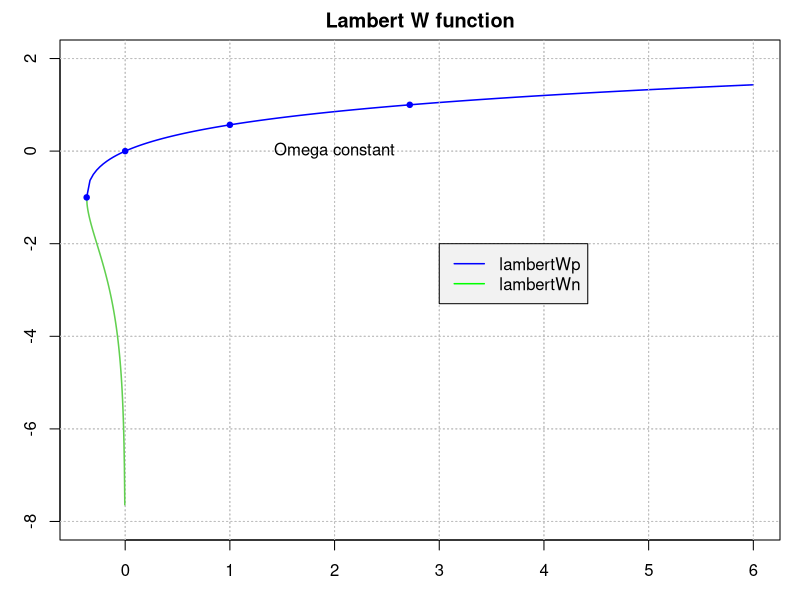
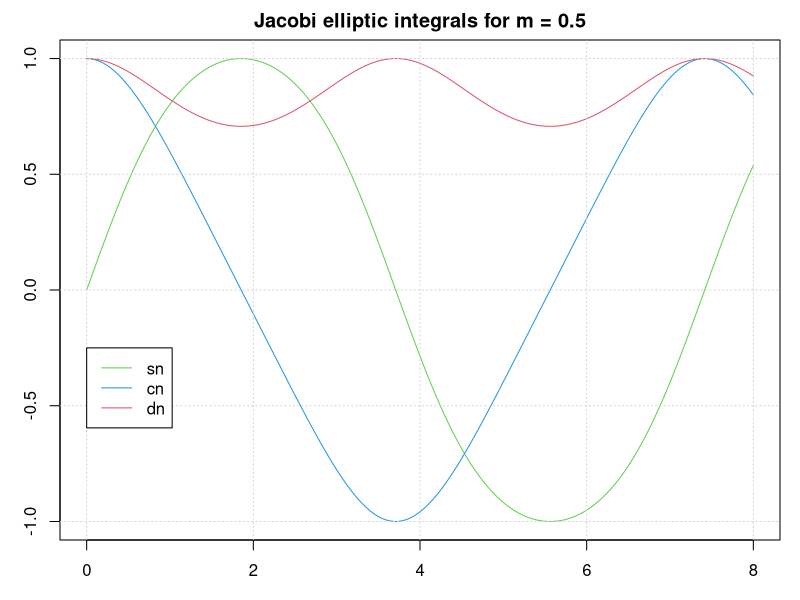
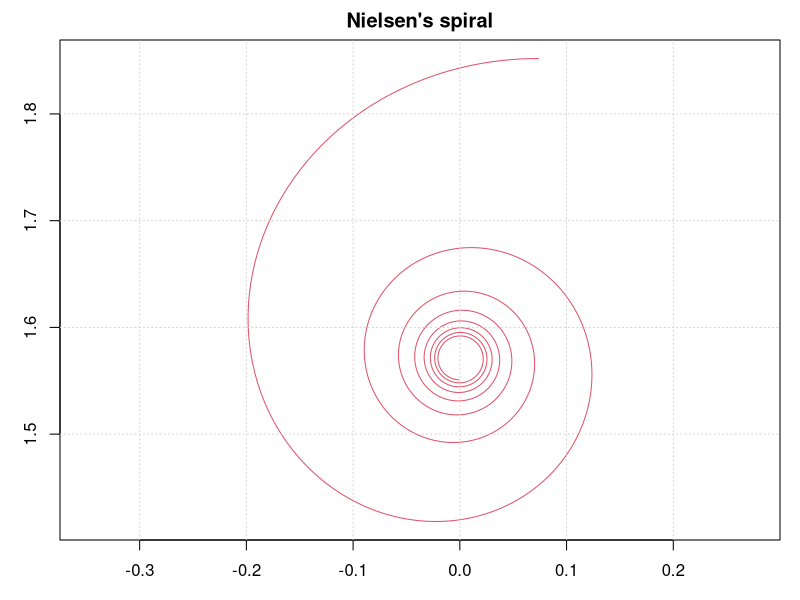
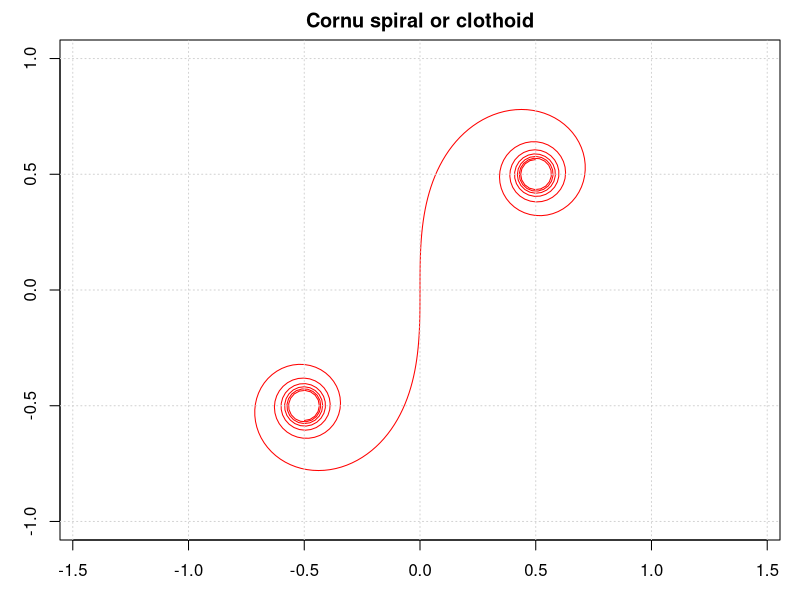
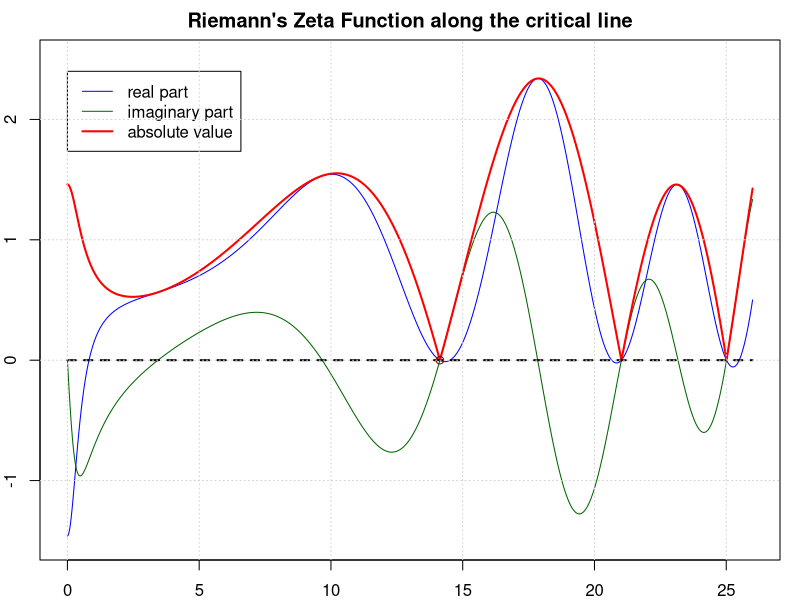

Write the R code that produced these figures, in order.
## ---- chunk 1
library(pracma)
sin(pi); sind(180)
## ---- chunk 2
z <- 1 + 1i
gammaz(1-z) * gammaz(z)  # == pi/sin(pi*z)
## ---- chunk 3
gammainc(1.5, 2.0)
## ---- chunk 4
par(mar = c(3, 3, 2, 1))
pracma::ezplot(pracma::lambertWp, -1/exp(1), 6, 
       col = "blue", n = 201, lwd = 1.5,
       ylim = c(-8, 2.0), main = "Lambert W function")
pracma::ezplot(pracma::lambertWn, -1/exp(1), 0, 
               col = 3, lwd = 1.5, add = TRUE)
points(c(-1/exp(1), 0, 1, exp(1)), c(-1, 0, lambertWp(1), 1), 
       pch = 20, col = "blue", lwd = 1.5)

text(2.0, 0.0, "Omega constant")
legend(x = 3, y = -2, bg = "grey95", 
       col = c("blue", "green"), lty = 1, lwd = 1.5, 
       legend = c("lambertWp", "lambertWn"))
## ---- chunk 5
omega = pracma::lambertWp(1.0)
print(omega, digits = 16)
## ---- chunk 6
e = sqrt(1 - 0.5^2/1^2)  # ellipsis with axes 1, 1/2
ellipke(e)
## ---- chunk 7
cat("circumference(1.0, 0.5) =", 4 * 1.0 * ellipke(e)$e)
## ---- chunk 8
par(mar = c(3,3,2,1))
u = seq(0, 8, by = 0.05)
m = 0.5
je = ellipj(u, m)
plot(u, je$sn, type = 'l', col = 3,
     main = "Jacobi elliptic integrals for m = 0.5")
lines(u, je$cn, col = 4)
lines(u, je$dn, col = 2)
grid()
legend(0,-0.25, c("sn", "cn", "dn"), col = c(3,4,2), lty = 1)
## ---- chunk 9
par(mar = c(3, 3, 2, 1))
t = seq(pi, 16*pi, by = 0.025)
xs = 1 * Si(t); ys = 1 * Ci(t)
plot(ys, xs, type = 'l', col = 2, asp = 1,
     xlab = "", ylab = "", main = "Nielsen's spiral")
grid()
## ---- chunk 10
par(mar = c(3, 3, 2, 1))
xs <- seq(0, 5.0, by = 0.025)
ys <- fresnelS(xs); yc <- fresnelC(xs)
plot(c(-1, 1), c(-1, 1), type = "n", asp = 1,
    xlab = "", ylab = "", main = "Cornu spiral or clothoid")
lines(ys, yc, col = "red")
lines(-ys, -yc, col = "red")
grid()
## ---- chunk 11
f = function(x) abs(zeta(0.5+x*1i))
z1 = newtonRaphson(f, 12, maxiter = 1000, tol = 1e-16)$root
print(z1, digits=16)
## ---- chunk 12
x <- seq(0, 26, len=1001)
z <- 0.5 + x*1i
fr <- Re(zeta(z))
fi <- Im(zeta(z))
fa <- abs(zeta(z))
par(mar = c(2,2,2,1))
plot(x, fa, type="n", xlim = c(0, 26), ylim = c(-1.5, 2.5),
     xlab = "Imaginary part (on critical line)", ylab = "Function value",
     main = "Riemann's Zeta Function along the critical line")
lines(x, fr, col="blue")
lines(x, fi, col="darkgreen")
lines(x, fa, col = "red", lwd = 2)
lines(c(0, 26), c(0, 0), lty = 2, lwd = 2.0)
points(14.1347, 0, col = "darkred")
legend(0, 2.4, c("real part", "imaginary part", "absolute value"),
       lty = 1, lwd = c(1, 1, 2), col = c("blue", "darkgreen", "red"))
grid()
## ---- chunk 13
eta_alt = function(k) (-1)^k / (k+1)^3  # starts with k=0
apery = 4/3 * sumalt(eta_alt, 21)

print(apery, digits = 16)
